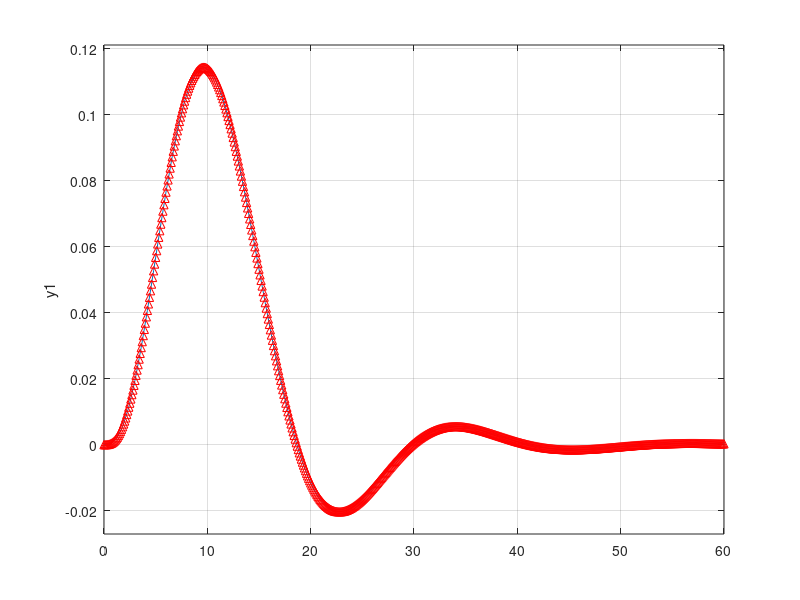
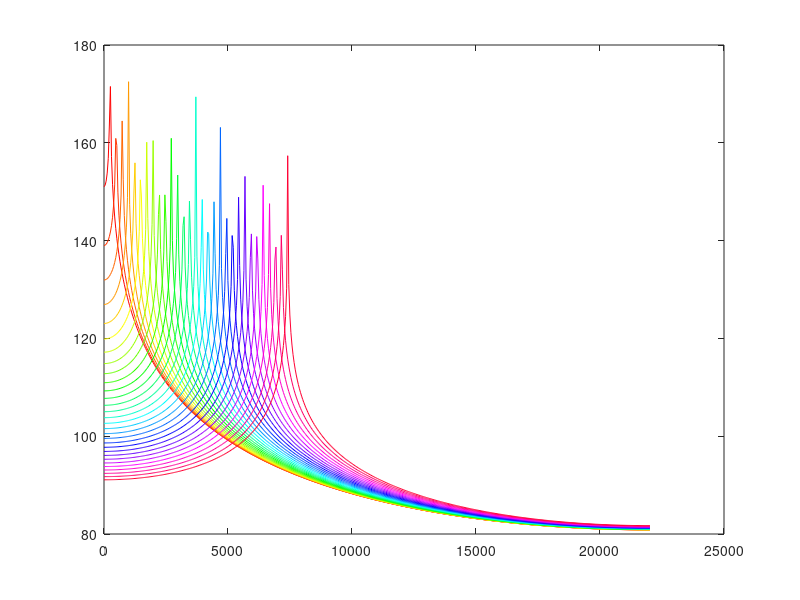
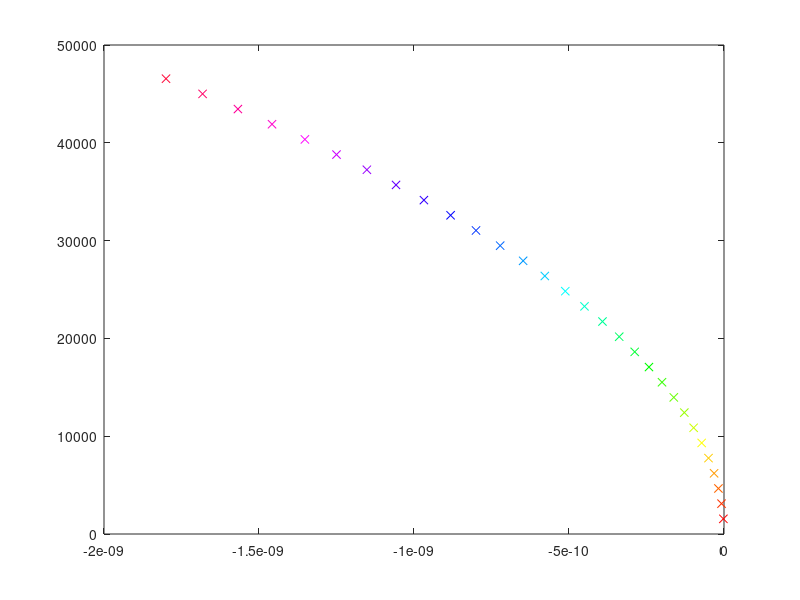

Reproduce these figures in MATLAB, in order.
%%

[b,a] = butter(4,0.3,'s'); 
[bz,az] = impinvar(b,a,10);
sys = tf(b,a)
impulse(sys);
hold on;
impz(10*bz,az,[],10);


%%

%            b*z
% G = -----------------
%     z^2 + c_1*z + c_0

clear;

filters = 30;

l = 0.65;
Ts = 60.97;
rho = 1140;
A = 0.5188*10^-6;
m = 1:filters;

T = 44100;

H = [];
sigmas = [];
omegas = [];

if(findobj('type','figure','name','freqs'))
    freqs = figure(findobj('type','figure','name','freqs'));
else
    freqs = figure('name','freqs');
end

cc=hsv(filters);

for i = m;
	sigma = -0.000000000002*i^2;
	omega = i*(pi/l)*sqrt(Ts/(rho*A));
	
	sigmas = [sigmas sigma];
	omegas = [omegas omega];
	
	b = T*sin(omega*1/T)/(omega*1/T);
	c1 = -2*exp(sigma*1/T)*cos(omega*1/T);
	c0 = exp(2*sigma*1/T);
	
	num = [0 b 0];
	den = [1 c1 c0];
	
	%H = [H tf(num, den, 0.1)]

	[h,w] = freqz(num,den,[], T);
	plot(w,20*log10(abs(h)),'color',cc(i,:));
	pause(0.1);
	hold on
end

hold off

if(findobj('type','figure','name','sebene'))
    sebene = figure(findobj('type','figure','name','sebene'));
else
    sebene = figure('name','sebene');
end

for i = m;
	plot(sigmas(i),omegas(i), 'x-','color',cc(i,:));
	hold on
end;

hold off

%sound(impulse(H,2),T);
